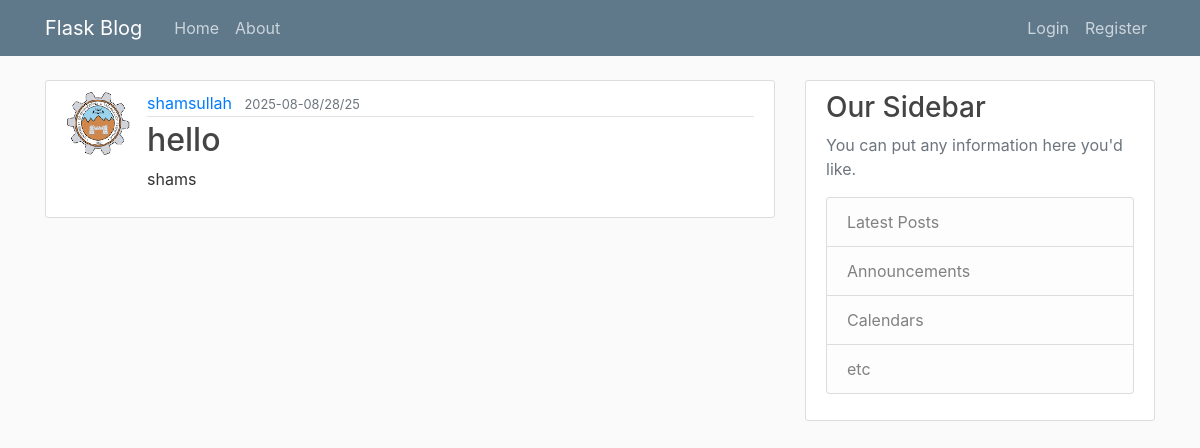
Screenshot of /postss/1 with the database file from the repository.
### app/models.py (models this page shows, shortened)
class User(db.Model,UserMixin):
    id = db.Column(db.Integer, primary_key=True)
    username = db.Column(db.String(20), unique=True, nullable=False)
    email = db.Column(db.String(20), unique=True, nullable=False)
    password=db.Column(db.String(200),nullable=False)
    image_file=db.Column(db.String(20),nullable=False,default='default.jpg')
    posts = db.relationship('Post', backref='author', lazy=True)

class Post(db.Model):
    id = db.Column(db.Integer, primary_key=True)
    title = db.Column(db.String(100), nullable=False)
    content = db.Column(db.Text, nullable=False)
    date_posted = db.Column(db.DateTime, nullable=False, default=datetime.utcnow)
    user_id = db.Column(db.Integer, db.ForeignKey('user.id'), nullable=False)  # link to User

### app/routes.py (the view)
@app.route("/postss/<int:post_id>")
def post(post_id):
    post=Post.query.get_or_404(post_id)
    return render_template("post.html",title=post.title,post=post)

### app/templates/post.html
{% extends"layout.html" %}
{% block content %}
   <article class="media content-section">
    <img class="rounded-circle article-img" src="{{url_for('static',filename='image/' + post.author.image_file)}}" alt="">
  <div class="media-body">
    <div class="article-metadata">
      <a class="mr-2" href="#">{{ post.author.username }}</a>
      <small class="text-muted">{{ post. date_posted.strftime('%Y-%m-%D') }}</small>
    </div>
    <h2 class="article-title">{{ post.title }}</h2>
    <p class="article-content">{{ post.content }}</p>
  </div>
</article>
{% endblock content %}

### app/static/main.css (style rules this page uses)
body { background: #fafafa; color: #333333; margin-top: 5rem; }
h1, h2, h3, h4, h5, h6 { color: #444444; }
.content-section { background: #ffffff; padding: 10px 20px; border: 1px solid #dddddd; border-radius: 3px; margin-bottom: 20px; }
.article-title { color: #444444; }
.article-content { white-space: pre-line; }
.article-img { height: 65px; width: 65px; margin-right: 16px; }
.article-metadata { padding-bottom: 1px; margin-bottom: 4px; border-bottom: 1px solid #e3e3e3 }

### rows the page displays
User: image_file (picture), author.username "shamsullah"
Post: date_posted "2025-08-08/28/25", title "hello", content "shams"
